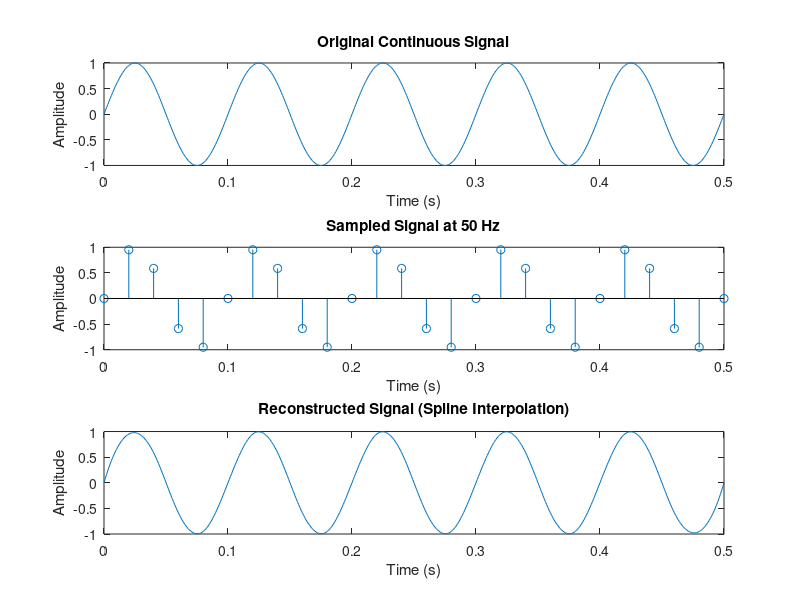

MATLAB code to generate this figure: (Note: this script raises an error after producing the figure.)
clc; 
close all; 
clear all;  

% Signal generation
f = 10;                   % Signal frequency (10 Hz)
t = 0:0.01/f:5/f;         % Time vector with high resolution for smooth plotting
x = sin(2*pi*f*t);        % Generate original sinusoidal signal

% Plot original continuous signal
subplot(3,1,1); 
plot(t, x);
title('Original Continuous Signal');
xlabel('Time (s)');
ylabel('Amplitude');

% Sampling the signal
fs = 50;                  % Sampling frequency (50 Hz)
n = 0:fs*max(t);          % Discrete time indices
xs = sin(2*pi*(f/fs)*n);  % Sampled signal

% Plot sampled signal
subplot(3,1,2); 
stem(n/fs, xs);           % Convert indices to time for better comparison
title(['Sampled Signal at ', num2str(fs), ' Hz']);
xlabel('Time (s)');
ylabel('Amplitude');

% Signal reconstruction using spline interpolation
xinterpolation = interp1(n/fs, xs, t, 'spline'); % Interpolate sampled signal at original time points

% Plot reconstructed signal
subplot(3,1,3); 
plot(t, xinterpolation);
title('Reconstructed Signal (Spline Interpolation)');
xlabel('Time (s)');
ylabel('Amplitude');

% Add a figure title
sgtitle('Signal Sampling and Reconstruction');